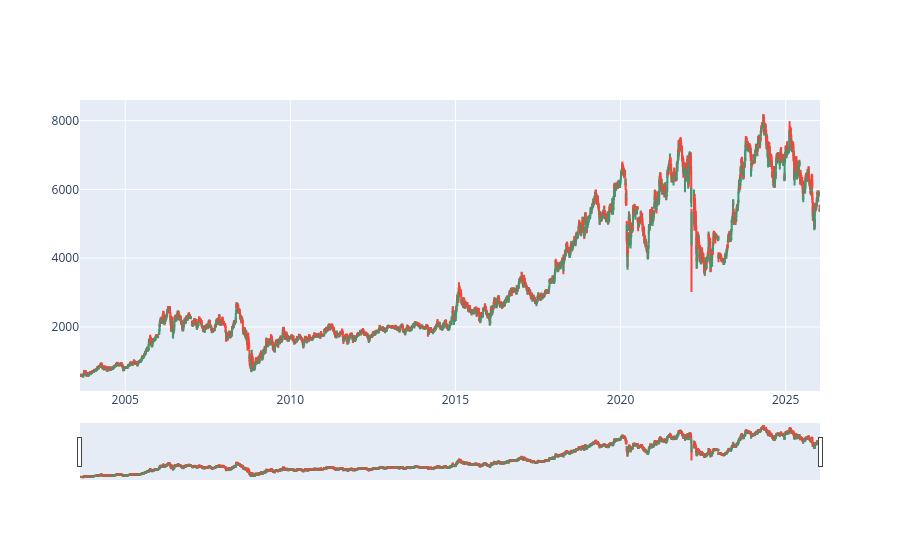

Notebook source saved alongside this figure:
### Markdown cell above
### Plotly

интерактивная визуализация

### Code cell
import plotly.graph_objects as go

candlestick = go.Candlestick(
                            x     = df.index,
                            open  = df['open'],
                            high  = df['high'],
                            low   = df['low'],
                            close = df['close']
                            )

fig = go.Figure(data=[candlestick])
fig.show()

### Figure 1 — Plotly figure (JSON) as saved in the notebook; plotly's stock layout.template omitted (floating-point values rounded to 4 significant figures; data arrays with more than 128 entries replaced by an {"elided": "..."} marker saying what was removed)
{"data": [{"close": {"elided": "5669 float values"}, "high": {"elided": "5669 float values"}, "low": {"elided": "5669 float values"}, "open": {"elided": "5669 float values"}, "type": "candlestick", "x": {"elided": "5669 str values"}}], "layout": {}}
